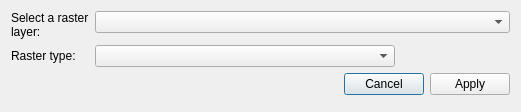
<?xml version="1.0" encoding="UTF-8"?>
<ui version="4.0">
 <class>dlgRasterSymbology</class>
 <widget class="QDialog" name="dlgRasterSymbology">
  <property name="windowModality">
   <enum>Qt::ApplicationModal</enum>
  </property>
  <property name="geometry">
   <rect>
    <x>0</x>
    <y>0</y>
    <width>521</width>
    <height>112</height>
   </rect>
  </property>
  <property name="sizePolicy">
   <sizepolicy hsizetype="Preferred" vsizetype="Preferred">
    <horstretch>0</horstretch>
    <verstretch>0</verstretch>
   </sizepolicy>
  </property>
  <property name="minimumSize">
   <size>
    <width>0</width>
    <height>0</height>
   </size>
  </property>
  <property name="maximumSize">
   <size>
    <width>1200</width>
    <height>621</height>
   </size>
  </property>
  <property name="windowTitle">
   <string>Apply Raster Symbology</string>
  </property>
  <property name="toolTip">
   <string/>
  </property>
  <property name="statusTip">
   <string/>
  </property>
  <property name="whatsThis">
   <string/>
  </property>
  <layout class="QFormLayout" name="formLayout">
   <property name="fieldGrowthPolicy">
    <enum>QFormLayout::AllNonFixedFieldsGrow</enum>
   </property>
   <item row="0" column="0">
    <widget class="QLabel" name="lblInputFile">
     <property name="sizePolicy">
      <sizepolicy hsizetype="Minimum" vsizetype="Preferred">
       <horstretch>0</horstretch>
       <verstretch>0</verstretch>
      </sizepolicy>
     </property>
     <property name="minimumSize">
      <size>
       <width>0</width>
       <height>26</height>
      </size>
     </property>
     <property name="text">
      <string>&lt;html&gt;&lt;head/&gt;&lt;body&gt;&lt;p&gt;Select a raster layer:&lt;/p&gt;&lt;/body&gt;&lt;/html&gt;</string>
     </property>
     <property name="wordWrap">
      <bool>true</bool>
     </property>
    </widget>
   </item>
   <item row="0" column="1">
    <widget class="QgsMapLayerComboBox" name="mcboTargetLayer">
     <property name="sizePolicy">
      <sizepolicy hsizetype="Expanding" vsizetype="Fixed">
       <horstretch>0</horstretch>
       <verstretch>0</verstretch>
      </sizepolicy>
     </property>
     <property name="minimumSize">
      <size>
       <width>300</width>
       <height>0</height>
      </size>
     </property>
    </widget>
   </item>
   <item row="1" column="0">
    <widget class="QLabel" name="lblType">
     <property name="sizePolicy">
      <sizepolicy hsizetype="Fixed" vsizetype="Preferred">
       <horstretch>0</horstretch>
       <verstretch>0</verstretch>
      </sizepolicy>
     </property>
     <property name="text">
      <string>Raster type:</string>
     </property>
    </widget>
   </item>
   <item row="1" column="1">
    <widget class="QComboBox" name="cboType">
     <property name="sizePolicy">
      <sizepolicy hsizetype="Fixed" vsizetype="Fixed">
       <horstretch>0</horstretch>
       <verstretch>0</verstretch>
      </sizepolicy>
     </property>
     <property name="minimumSize">
      <size>
       <width>300</width>
       <height>0</height>
      </size>
     </property>
     <property name="maxVisibleItems">
      <number>10</number>
     </property>
     <property name="insertPolicy">
      <enum>QComboBox::NoInsert</enum>
     </property>
     <property name="minimumContentsLength">
      <number>0</number>
     </property>
    </widget>
   </item>
   <item row="2" column="0" colspan="2">
    <widget class="QDialogButtonBox" name="button_box">
     <property name="sizePolicy">
      <sizepolicy hsizetype="Preferred" vsizetype="Preferred">
       <horstretch>0</horstretch>
       <verstretch>0</verstretch>
      </sizepolicy>
     </property>
     <property name="orientation">
      <enum>Qt::Horizontal</enum>
     </property>
     <property name="standardButtons">
      <set>QDialogButtonBox::Apply|QDialogButtonBox::Cancel</set>
     </property>
    </widget>
   </item>
  </layout>
 </widget>
 <customwidgets>
  <customwidget>
   <class>QgsMapLayerComboBox</class>
   <extends>QComboBox</extends>
   <header>qgsmaplayercombobox.h</header>
  </customwidget>
 </customwidgets>
 <tabstops>
  <tabstop>mcboTargetLayer</tabstop>
 </tabstops>
 <resources/>
 <connections>
  <connection>
   <sender>button_box</sender>
   <signal>rejected()</signal>
   <receiver>dlgRasterSymbology</receiver>
   <slot>reject()</slot>
   <hints>
    <hint type="sourcelabel">
     <x>20</x>
     <y>20</y>
    </hint>
    <hint type="destinationlabel">
     <x>20</x>
     <y>20</y>
    </hint>
   </hints>
  </connection>
  <connection>
   <sender>button_box</sender>
   <signal>clicked(QAbstractButton*)</signal>
   <receiver>dlgRasterSymbology</receiver>
   <slot>accept()</slot>
   <hints>
    <hint type="sourcelabel">
     <x>260</x>
     <y>87</y>
    </hint>
    <hint type="destinationlabel">
     <x>260</x>
     <y>55</y>
    </hint>
   </hints>
  </connection>
 </connections>
</ui>
